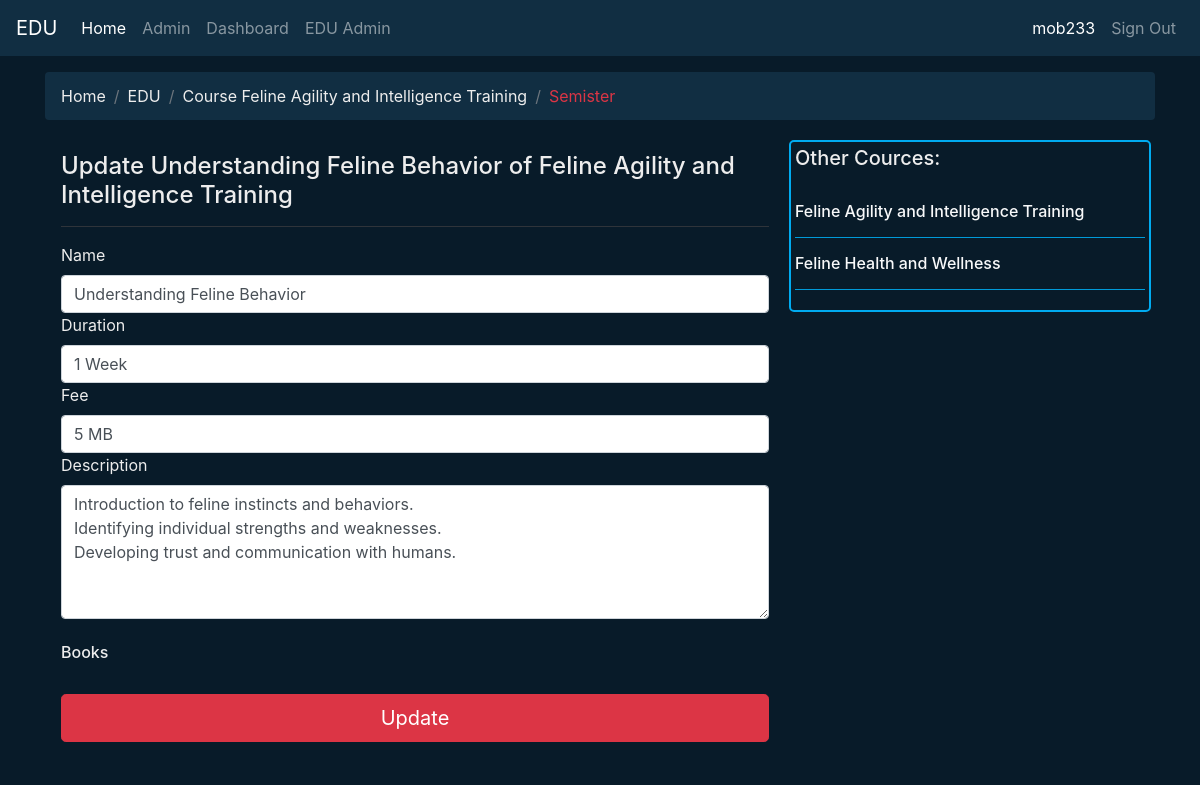
Screenshot of /edu/The_Meow_University6b5c9/Feline Agility and Intelligence Training/update_semister/1/ (signed in) with the database file from the repository.
### edu/models.py (models this page shows, shortened)
class Semester(models.Model):
    course = models.ForeignKey(InstCourse, on_delete=models.CASCADE)
    name = models.CharField(max_length=150)
    books = models.ManyToManyField(Book, blank=True)
    duration = models.CharField(max_length=75)
    description = models.TextField()
    fee = models.CharField(max_length=75)

class InstCourse(models.Model):
    id = models.AutoField(primary_key=True)
    edu = models.ForeignKey(xEduInstitution, on_delete=models.CASCADE)
    name = models.CharField(max_length=150,null=False)
    duration = models.CharField(max_length=75,null=True,blank=True)
    descripition = models.TextField()
    totalfee = models.CharField(max_length=75,null=True,blank=True)
    totalSimsters = models.IntegerField(null=True,blank=True)
    smFull = models.BooleanField(default=False)
    '''def save(self, *args, **kwargs):
        if self.totalSimsters is not None:
            existing_semesters = Semester.objects.filter(course_id=self.id).count()
            if existing_semesters >= self.totalSimsters:
                self.smFull = True
        super().save(*args, **kwargs)'''
    def __str__(self):
        return f"{self.name}"

### edu/views.py (the view, shortened to what this page needs)
# urls.py: path('<str:pk_key>/<str:name>/update_semister/<int:pk>/',semisterUpdate.as_view(),name="semisterUpdate"),
class semisterUpdate(UpdateView):
    model = Semester
    form_class = updateSemester
    template_name = "edu/semisterUpdate.html"
    context_object_name = "semister"
    def get(self,request,pk_key,name,pk):
        edu = get_object_or_404(xEduInstitution,pk_key=pk_key)
        semister = get_object_or_404(Semester,pk=pk)
        course = InstCourse.objects.get(id=semister.course_id,name=name)
        course_list = InstCourse.objects.filter(edu=edu)
        if request.user == edu.OwnerOfX:
            form = self.form_class(instance=semister)
            return render(request,self.template_name,{
                'edu':edu,
                'course_list':course_list,
                self.context_object_name:semister,
                'course':course,
                'form':form})
        else:
            pkC = course.id
            return redirect('courseD',pk_key=pk_key,name=name,pk=pkC)

### edu/forms.py
class updateSemester(forms.ModelForm):
    class Meta:
        model = Semester
        fields = ['name','duration','description','fee','books']

### edu/models.py (called while the page is built)
    def __str__(self):
        return self.name

### templates/edu/semisterUpdate.html (shortened to what this page needs)
{% extends 'base.html' %}
{% block contx %}
<div class="container">
    <div class="row">
        <div class="col-12 p-0">
            <nav aria-label="breadcrumb ">
                <ol class="breadcrumb bg-snd  ">
                    <li class="breadcrumb-item "><a class="txt-clr" href="{% url 'home' %}">Home</a></li>
                    <li class="breadcrumb-item "><a class="txt-clr" href="{% url 'eduD' edu.pk_key %}" >EDU </a></li>
                    <li class="breadcrumb-item "><a class="txt-clr" href="{% url 'courseD' edu.pk_key course.name course.pk%}">Course {{semister.course.name}} </a></li>
                    <li class="breadcrumb-item "><a class="text-danger disable"  >Semister</a></li>
                </ol>
              </nav>
        </div>
        <div class="col-md-8 txt-clr p-0 bg-fst">
            <div class=" p-3">
                <h4>Update {{semister.name}} of {{semister.course}}</h4>
                <hr class="bg-dark">
                <form action="" method="POST" enctype="multipart/form-data">
                    <div class="row">
                        <div class="col-12">
                            <div class="fieldWrapper">
                                <label for="{{ form.name.id_for_label }}" class="form-label">Name</label><br>
                                <input type="text" class="form-control" id="name"  name="name" value="{{semister.name}}" >
                            </div>
                        </div>
                        <div class="col-12">
                            <div class="fieldWrapper">
                                <label for="{{ form.duration.id_for_label }}" class="form-label">Duration</label><br>
                                <input type="text" class="form-control" id=" duration "  name="duration" value="{{semister.duration}}" >
                            </div>
                        </div>
                        <div class="col-12">
                            <div class="fieldWrapper">
                                <label for="{{ form.fee.id_for_label }}" class="form-label">Fee</label><br>
                                <input type="text" class="form-control" id="fee"  name="fee" value="{{semister.fee}}" >
                            </div>
                        </div>
                        <div class="col-12">
                            <div class="fieldWrapper">
                                <label for="{{ form.description.id_for_label }}" class="form-label">Description</label><br>
                                <textarea  class="form-control" id="description" rows=5 name="description">{{semister.description}} </textarea >
                            </div>
                        </div>
                        <div class="col-12"><br>
                            <h6>Books</h6>
                        </div>
                    </div>
                    <button class="w-100 mt-4 btn btn-danger btn-lg" type="submit">Update</button>
                </form>
            </div>
        </div>
        <div class="col-md-4 p-1 ">
            {% if course_list %}
            <div class="cs-card">
                <h5>Other Cources:</h5><br>
                {% for courseName in course_list %}
                <h6><a href="{% url 'courseD' edu.pk_key courseName.name courseName.pk %}" class="text-light">{{courseName.name}}</a></h6>
                <hr class="main-bg">
                {% endfor %}
            </div>
            {% endif %}
        </div>
    </div>
</div>
<br>
{% endblock contx %}

### templates/base.html (shortened to what this page needs)
{% load static %}
<!DOCTYPE html>
<html lang="en">
<head>
    <link rel="stylesheet" type="text/css" href="{% static 'css/main.css' %}">
    <link rel="stylesheet" type="text/css" href="{% static 'css/dashbord.css' %}">
    <link rel="stylesheet" href="https://stackpath.bootstrapcdn.com/bootstrap/4.5.2/css/bootstrap.min.css">
</head>
  <body class="bg-fst">
    <nav class="navbar sticky-top m-0 navbar-expand-lg navbar-dark bg-snd">
        <a class="navbar-brand" href="{% url 'home' %}">EDU</a>
        <div class="collapse navbar-collapse" id="navbarNav">
            <ul class="navbar-nav mr-auto">
                <li class="nav-item">
                    <a class="nav-link active" href="{% url 'home' %}">Home</a>
                </li>
              {% if request.user.is_authenticated and register.user == is_superuser %}
              <li class="nav-item">
                  <a class="nav-link" href="admin/">Admin</a>
              </li>
              {% endif %}
                <li class="nav-item">
                    <a class="nav-link" href="{% url 'genProfile' request.user %}">Dashboard</a>
                </li>
                {% if edu %}
                <li class="nav-item">
                    <a class="nav-link" href="{% url 'eduAdmin' edu.pk_key %}">EDU Admin</a>
                </li>
                {% endif %}
            </ul>
            <ul class="navbar-nav ml-auto">
                {% if request.user.is_authenticated %}
                <li class="nav-item">
                    <a class="nav-link active">{{request.user}}</a>
                </li>
                <li class="nav-item">
                    <a class="nav-link" href="{% url 'logout' %}">Sign Out</a>
                </li>
                {% endif %}
            </ul>
        </div>
    </nav>
    <div class="container mt-3">
        {% block contx %}{% endblock contx %}
    </div>
    <br>
</body>
</html>

### static/css/main.css (style rules this page uses)
:root { --bg-color:#081b29; --second-bg-color:#112e42; --text-color:#ededed; --main-color:#00abf0; }
html { overflow-x:hidden ; }
body { background-color: var(--bg-color) !important ; }
.bg-fst { background-color:var(--bg-color) !important; }
.bg-snd { background-color:var(--second-bg-color) !important; }
.txt-clr { color: var(--text-color) !important; }
.main-bg { background-color:var(--main-color) !important; }
.cs-card { background-color: var(--bg-color) !important; color: var(--text-color) !important; border: 2px solid var(--main-color) !important; border-radius: 5px !important; min-height: 45px; padding: 4px; }

### rows the page displays
Semester: course.name "Feline Agility and Intelligence Training", name "Understanding Feline Behavior", course "Feline Agility and Intelligence Training", duration "1 Week", fee "5 MB", description "Introduction to feline instincts and behaviors. Identifying individual strengths and weaknesses. Developing trust and communication with humans."
InstCourse: name "Feline Agility and Intelligence Training"
InstCourse: name "Feline Health and Wellness"

### other values shown
{{ request.user }} "mob233"
